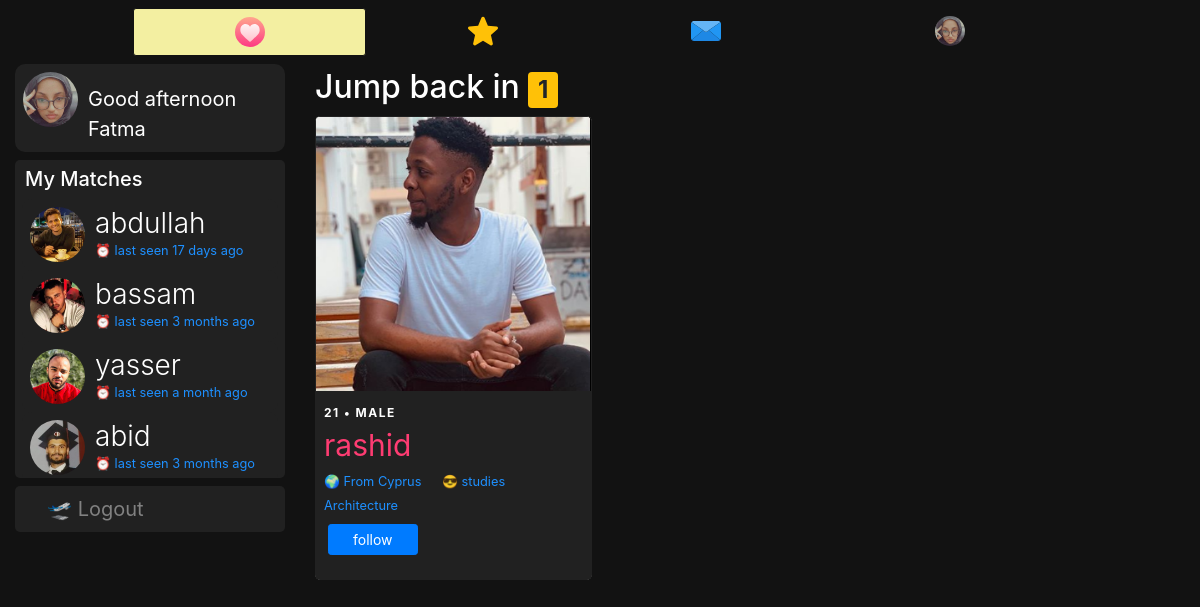
/home (signed in), run on the app's committed database.
### dating/models.py (models this page shows, shortened)
class User(db.Model, UserMixin):
	id = db.Column(db.Integer, primary_key=True)
	username = db.Column(db.String(20), unique=True, nullable=False)
	email = db.Column(db.String(120), unique=True, nullable=True)
	dp = db.Column(db.String(20), nullable=False, default='default.jpg')
	dp2 = db.Column(db.String(20), nullable=False, default='flip.png')
	dp3 = db.Column(db.String(20), nullable=False, default='plane.png')
	password = db.Column(db.String(60), nullable=False)
	last_seen = db.Column(db.DateTime, default=datetime.utcnow)
	date_joined = db.Column(db.DateTime, nullable=False, default=datetime.utcnow)
	department = db.Column(db.String(20), nullable=False)
	student_number = db.Column(db.Integer(), unique=True, nullable=True)
	age = db.Column(db.DateTime, nullable=False)
	gender = db.Column(db.String(20), nullable=False)
	country = db.Column(db.String(20), default="Cyprus", nullable=True)
	bio = db.Column(db.String(120), nullable=True)
	private = db.Column(db.Boolean, default=False, nullable=False)
	snapchat = db.Column(db.String(20), default="snapchat", nullable=True)
	instagram = db.Column(db.String(20), default="instagram", nullable=True)
	followed = db.relationship(
		'User', secondary=followers,
		primaryjoin=(followers.c.follower_id == id),
		secondaryjoin=(followers.c.followed_id == id),
		backref=db.backref('followers', lazy='dynamic'), lazy='dynamic')
	messages_sent = db.relationship('Message',
									foreign_keys='Message.sender_id',
									backref='author', lazy='dynamic')
	messages_received = db.relationship('Message',
										foreign_keys='Message.recipient_id',
										backref='recipient', lazy='dynamic')
	last_message_read_time = db.Column(db.DateTime)
	def is_following(self, user):
		return self.followed.filter(followers.c.followed_id == user.id).count() > 0
	def new_messages(self):
		last_read_time = self.last_message_read_time or datetime(1900, 1, 1)
		return Message.query.filter_by(recipient=self).filter(
			Message.timestamp > last_read_time).count()

### dating/routes.py (the view)
@app.route('/')
@app.route('/home', methods=['GET', 'POST'])
def home():
	if current_user.is_authenticated:
		users = User.query.all()
		match_with = set()
		for user in users:
			if not current_user.is_following(user) and current_user.gender != user.gender:
				match_with.add(user)
		hour = datetime.now().hour
		year = datetime.now().year
		greeting = "Good morning" if 5<=hour<12 else "Good afternoon" if hour<18 else "Good evening"
		return render_template('swipe.html', title="Match with friends", match_with=match_with, greeting=greeting, year=year, users=users)
	else:
		return render_template('intro.html', title="Intro")

### dating/models.py (called while the page is built)
@login_manager.user_loader
def load_user(user_id):
	return User.query.get(int(user_id))

### dating/routes.py (called while the page is built)
@app.before_request
def before_request():
	if current_user.is_authenticated:
		current_user.last_seen = datetime.utcnow()
		db.session.commit()

### dating/templates/swipe.html (shortened to what this page needs)
{% extends "layout.html" %}
{% block content %}
<div class="container-fluid">
  <div class="row">
    <div class="col-lg-3 d-none d-lg-block position-fixed">
      <a href="{{ url_for('user_posts',username=current_user.username) }}" style="text-decoration:none;">
      <header class="mb-2">
        <img src="{{ url_for('static', filename='profile_pics/' + current_user.dp) }}" alt="default profile" class="profile-thumbnail">
        <div class="profile-name">
          <span class="mt-2 pt-1" style="font-size:20px;color:#fff;">{{greeting}} {{current_user.username.title()}}</span>
        </div>
      </header>
    </a>
      <div style="background:#212121;padding:7px;cursor:pointer;border-radius:5px;overflow:auto;height:318px;">
        <h5 style="padding-left: 3px;">My Matches</h5>
        {% for user in users if user.is_following(current_user) and current_user.is_following(user) %}
        <a href="{{url_for('message', recipient=user.username)}}" style="text-decoration:none;">
        <header>
        <img src="{{ url_for('static', filename='profile_pics/' + user.dp) }}" alt="default profile" class="profile-thumbnail">
        <div class="profile-name">
          <h3>{{user.username}}</h3>
          <small>⏰ last seen {{ moment(user.last_seen).fromNow() }}</small>
        </div>
      </header>
    </a>
      {% endfor %}
      </div>
        <div class="mt-2" style="background:#212121;padding:8px 8px 8px 32px;font-size:20px;display:block;border-radius:5px;">
        <a href="{{ url_for('logout') }}" style="text-decoration:none;color:#818181;"> 🛫 Logout</a>
        </div>
      </div>
    <div class="col-lg-9 offset-lg-3">
       {% set p_matches = [] %}
     <h2 class="mt-1">Jump back in
      <span id="message_count" class="badge badge-warning" style="visibility: {% if p_matches | length > 0 %}
      visible {% else %} hidden {% endif %};">{{ p_matches | length }} </span>
     </h2>
     <div class="card-columns">
   {% for user in match_with %}
      {% if user %}
      <div class="card" style="border:1px solid #212121;border-radius:5px;">
        <a href="{{ url_for('user_posts',username=user.username) }}" style="text-decoration:none;">
        <div style="display:flex;overflow-x: auto">
          <img class="card-img-top img-fluid" src="{{ url_for('static', filename='profile_pics/' + user.dp) }}" alt="Card image cap" style="min-width:100%;max-height:400px;border-right:1px solid #000;">
        </div></a>
        <div class="card-block p-2" style="background:#212121;">
          <span style="text-transform:uppercase;font-weight:700;font-size:12px;letter-spacing:1.5px;">{{ year - user.age.year }} • {{ user.gender }}</span> <br>
          <a href="{{url_for('user_posts', username=user.username)}}" style="color:#fff;">
            <span class="card-title" style="font-size:30px;color:#FE3C72;">{{user.username}}</span> <br>
          </a>
          {% if user.country %} <small>🌍 From {{user.country}}</small> {% endif %}
          <small class="pl-3">😎 studies {{user.department}}</small>
          <br>
          <div style="display:flex;">
            <p><a class="btn btn-sm btn-primary mt-2 ml-1 px-4" href="{{ url_for('follow', username=user.username) }}">follow</a></p>
          </div>
        </div>
      </div>
    {% endif %}
  {% endfor %}
  </div>
</div>
</div>
{% endblock content %}

### dating/templates/layout.html (shortened to what this page needs)
<!doctype html>
<html lang="en">
  <head>
    <link rel="stylesheet" href="https://stackpath.bootstrapcdn.com/bootstrap/4.3.1/css/bootstrap.min.css">
    <link rel="stylesheet" type="text/css" href="{{ url_for('static', filename='main.css') }}">
  </head>
  <body>
<nav class="navbar navbar-expand-md navbar-dark sticky-top justify-content-center d-none d-lg-block">
   <ul class="nav">
    <li {% if '/home' == request.path %}  class="active" {% endif %}>
      <a href="{{url_for('home')}}"><img src="{{ url_for('static', filename='resources/' + 'swipe.svg') }}" style="width:30px;height:30px;"></a>
    </li>
    <li {% if '/discover' == request.path %}  class="active" {% endif %}>
      <a href="{{url_for('discover')}}"><img src="{{ url_for('static', filename='resources/' + 'like.svg') }}" style="width:30px;height:30px;"></a>
    </li>
    <li {% if '/messages' == request.path %}  class="active" {% endif %}>
      <a href="{{url_for('messages')}}">
        <img src="{{ url_for('static', filename='resources/' + 'message.svg') }}" style="width:30px;height:30px;">
      </a>
    </li>
    <li>
      <a href="{{url_for('user_posts', username=current_user.username)}}">
        {% if current_user.is_authenticated %}
          <img src="{{ url_for('static', filename='profile_pics/' + current_user.dp) }}" style="width:30px;height:30px;border-radius:50%">
        {% else %}
        <img src="https://www.flaticon.com/premium-icon/icons/svg/3133/3133799.svg" style="width:30px;height:30px;">
        {% endif %}
      </a>
    </li>
</ul>
</nav>
  {% block content %} {% endblock %}
  </body>
</html>

### dating/static/main.css (style rules this page uses)
body { background:#121212; color:#fff; }
nav { background:#121212; }
small { color: #1e90ff; }
h3 { font-weight: 300; }
header { display: flex; flex-direction: row; color:#fff; background:#212121; border-radius:10px; padding:8px; cursor:pointer; }
header .profile-thumbnail { width: 55px; height: 55px; border-radius: 50%; }
header .profile-name { display: flex; flex-direction:column; margin-left: 10px; }
header h3, header h4 { display: flex; margin: 0; }

### dating/templates/layout.html (style rules this page uses)
ul.nav { width:80%; margin:0 auto; padding:0; list-style:none; background-color:none; text-align:center; font-family: sans-serif; }
.nav li { display:inline-block; width:25%; margin:0; padding:0; }
.nav a { text-align:center; padding:8px 0 8px 0; margin:0; display:block; text-decoration:none; color: #fff; }
.active { background: #F3EFA1; border: 1px solid #121212; border-radius: 3px; }
ul.nav li:first-child a { border:none; }
ul.nav li:last-child a { border:none; }

### data on the page
User: dp (picture), username "Fatma"
User: dp (picture), username "abdullah", last_seen "17 days ago"
User: dp (picture), username "bassam", last_seen "3 months ago"
User: dp (picture), username "yasser", last_seen "a month ago"
User: dp (picture), username "abid", last_seen "3 months ago"
User: dp (picture), year-user.age.year "21", gender "MALE", username "rashid", country "Cyprus", department "Architecture"

### other printed values
{{ p_matches | length }} "1"
